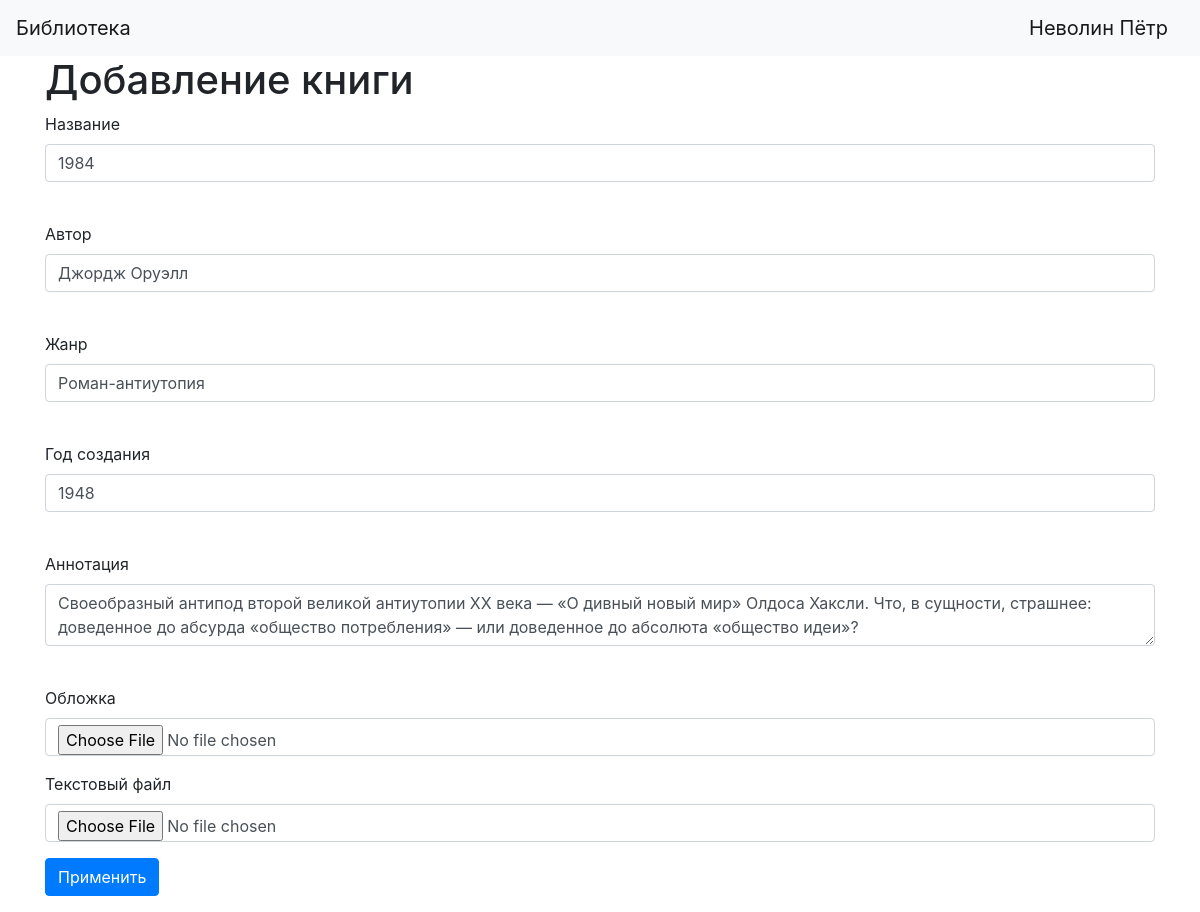
The page /book/11 (signed in) on the database its author committed.
### data/users.py (models this page shows, shortened)
class User(SqlAlchemyBase, UserMixin, SerializerMixin):
    __tablename__ = 'users'
    id = sqlalchemy.Column(sqlalchemy.Integer, primary_key=True, autoincrement=True)
    surname = sqlalchemy.Column(sqlalchemy.String, nullable=True)
    name = sqlalchemy.Column(sqlalchemy.String, nullable=True)
    email = sqlalchemy.Column(sqlalchemy.String, index=True, unique=True, nullable=True)
    hashed_password = sqlalchemy.Column(sqlalchemy.String, nullable=True)
    created_date = sqlalchemy.Column(sqlalchemy.DateTime, default=datetime.datetime.now)

### data/books.py (models this page shows)
class Book(SqlAlchemyBase, SerializerMixin):
    __tablename__ = 'books'
    id = sqlalchemy.Column(sqlalchemy.Integer, primary_key=True, autoincrement=True)
    title = sqlalchemy.Column(sqlalchemy.String)
    author = sqlalchemy.Column(sqlalchemy.String, nullable=True)
    annotation = sqlalchemy.Column(sqlalchemy.String, nullable=True)
    genre_id = sqlalchemy.Column(sqlalchemy.Integer, sqlalchemy.ForeignKey("genres.id"))
    created_date = sqlalchemy.Column(sqlalchemy.Integer, nullable=True)
    img_file = sqlalchemy.Column(sqlalchemy.String, nullable=True)
    text_file = sqlalchemy.Column(sqlalchemy.String)
    genre = orm.relation('Genre')

### main.py (the view, shortened to what this page needs)
@app.route('/book/<int:book_id>', methods=['GET', 'POST'])
@login_required
def edit_book(book_id):
    form = BookForm()
    if request.method == "GET":
        db_sess = db_session.create_session()
        book = db_sess.query(Book).filter(Book.id == book_id).first()
        if book:
            form.title.data = book.title
            form.author.data = book.author
            genre = db_sess.query(Genre).filter(Genre.id == book.genre_id).first()
            form.genre.data = genre.title
            form.created_date.data = book.created_date
            form.annotation.data = book.annotation
        else:
            abort(404)
    return render_template('book.html',
                           title='Редактирование книги',
                           form=form
                           )

### forms/book.py
class BookForm(FlaskForm):
    title = StringField('Название', validators=[DataRequired()])
    author = StringField('Автор', validators=[DataRequired()])
    genre = StringField('Жанр', validators=[DataRequired()])
    created_date = IntegerField('Год создания', validators=[DataRequired()])
    annotation = TextAreaField('Аннотация', validators=[DataRequired()])
    img_file = FileField('Обложка', validators=[DataRequired()])
    text_file = FileField('Текстовый файл', validators=[DataRequired()])
    submit = SubmitField('Применить')

### data/db_session.py (called while the page is built)
def create_session() -> Session:
    global __factory
    return __factory()

### main.py (called while the page is built)
@login_manager.user_loader
def load_user(user_id):
    db_sess = db_session.create_session()
    return db_sess.query(User).get(user_id)

### templates/book.html (shortened to what this page needs)
{% extends "base.html" %}
{% block content %}
<h1>Добавление книги</h1>
<form action="" method="post" enctype="multipart/form-data">
    <p>
        {{ form.title.label }}<br>
        {{ form.title(class="form-control") }}<br>
    </p>
    <p>
        {{ form.author.label }}<br>
        {{ form.author(class="form-control") }}<br>
    </p>
    <p>
        {{ form.genre.label }}<br>
        {{ form.genre(class="form-control") }}<br>
    </p>
    <p>
        {{ form.created_date.label }}<br>
        {{ form.created_date(class="form-control") }}<br>
    </p>
    <p>
        {{ form.annotation.label }}<br>
        {{ form.annotation(class="form-control") }}<br>
    </p>
    <p>
        {{ form.img_file.label }}<br>
        {{ form.img_file(class="form-control") }}
    </p>
    <p>
        {{ form.text_file.label }}<br>
        {{ form.text_file(class="form-control") }}
    </p>
    <p>{{ form.submit(type="submit", class="btn btn-primary") }}</p>
</form>
{% endblock %}

### templates/base.html (shortened to what this page needs)
<!DOCTYPE html>
<html lang="en">
<head>
    <link rel="stylesheet"
          href="https://stackpath.bootstrapcdn.com/bootstrap/4.4.1/css/bootstrap.min.css"
>
</head>
<body>
    <header>
        <nav class="navbar navbar-light bg-light">
            <a class="navbar-brand" href="#">Библиотека</a>
            {% if current_user.is_authenticated %}
                <a class="navbar-brand" href="/logout">{{ current_user.surname}}{{ current_user.name }}</a>
            {% else %}
                <p>
                    <a class="btn btn-primary " href="/register">Зарегистрироваться</a>
                    <a class="btn btn-success" href="/login">Войти</a>
                </p>
            {% endif %}
        </nav>
    </header>
    <main role="main" class="container">
        {% block content %}{% endblock %}
    </main>
</body>
</html>

### rows shown on the page
User: surname "Неволин", name "Пётр"
Book: title "1984", author "Джордж Оруэлл", genre "Роман-антиутопия", created_date "1948", annotation "Своеобразный антипод второй великой антиутопии XX века — «О дивный новый мир» Олдоса Хаксли. Что, в сущности, страшнее: доведенное до абсурда «общество потребления» — или доведенное до абсолюта «общество идеи»?"
